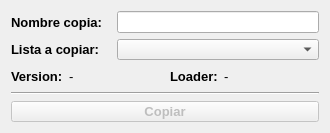
<?xml version="1.0" encoding="UTF-8"?>
<ui version="4.0">
 <class>CopyListDialog</class>
 <widget class="QDialog" name="CopyListDialog">
  <property name="windowModality">
   <enum>Qt::ApplicationModal</enum>
  </property>
  <property name="geometry">
   <rect>
    <x>0</x>
    <y>0</y>
    <width>330</width>
    <height>133</height>
   </rect>
  </property>
  <property name="sizePolicy">
   <sizepolicy hsizetype="Preferred" vsizetype="Preferred">
    <horstretch>0</horstretch>
    <verstretch>0</verstretch>
   </sizepolicy>
  </property>
  <property name="minimumSize">
   <size>
    <width>330</width>
    <height>110</height>
   </size>
  </property>
  <property name="maximumSize">
   <size>
    <width>330</width>
    <height>16777215</height>
   </size>
  </property>
  <property name="font">
   <font>
    <kerning>true</kerning>
   </font>
  </property>
  <property name="windowTitle">
   <string>Copiar Lista</string>
  </property>
  <property name="windowIcon">
   <iconset resource="../res/icons.qrc">
    <normaloff>:/widgets/widgets/window_icon.png</normaloff>:/widgets/widgets/window_icon.png</iconset>
  </property>
  <property name="modal">
   <bool>true</bool>
  </property>
  <layout class="QVBoxLayout" name="verticalLayout" stretch="0,0,0,0,0">
   <item>
    <layout class="QHBoxLayout" name="horizontalLayout">
     <property name="topMargin">
      <number>0</number>
     </property>
     <item>
      <widget class="QLabel" name="lblNameCopy">
       <property name="minimumSize">
        <size>
         <width>100</width>
         <height>0</height>
        </size>
       </property>
       <property name="maximumSize">
        <size>
         <width>100</width>
         <height>16777215</height>
        </size>
       </property>
       <property name="font">
        <font>
         <pointsize>10</pointsize>
         <weight>75</weight>
         <bold>true</bold>
        </font>
       </property>
       <property name="text">
        <string>Nombre copia:</string>
       </property>
      </widget>
     </item>
     <item>
      <widget class="QLineEdit" name="editNameCopy">
       <property name="font">
        <font>
         <pointsize>10</pointsize>
        </font>
       </property>
       <property name="text">
        <string/>
       </property>
       <property name="maxLength">
        <number>24</number>
       </property>
       <property name="clearButtonEnabled">
        <bool>true</bool>
       </property>
      </widget>
     </item>
    </layout>
   </item>
   <item>
    <layout class="QHBoxLayout" name="horizontalLayout_2">
     <property name="bottomMargin">
      <number>0</number>
     </property>
     <item>
      <widget class="QLabel" name="lblListCopy">
       <property name="minimumSize">
        <size>
         <width>100</width>
         <height>0</height>
        </size>
       </property>
       <property name="maximumSize">
        <size>
         <width>100</width>
         <height>16777215</height>
        </size>
       </property>
       <property name="font">
        <font>
         <pointsize>10</pointsize>
         <weight>75</weight>
         <bold>true</bold>
        </font>
       </property>
       <property name="text">
        <string>Lista a copiar:</string>
       </property>
      </widget>
     </item>
     <item>
      <widget class="QComboBox" name="cmbListCopy">
       <property name="sizePolicy">
        <sizepolicy hsizetype="Expanding" vsizetype="Fixed">
         <horstretch>0</horstretch>
         <verstretch>0</verstretch>
        </sizepolicy>
       </property>
       <property name="font">
        <font>
         <pointsize>10</pointsize>
        </font>
       </property>
      </widget>
     </item>
    </layout>
   </item>
   <item>
    <layout class="QHBoxLayout" name="horizontalLayout_3">
     <item>
      <widget class="QLabel" name="lblNVersion">
       <property name="font">
        <font>
         <pointsize>10</pointsize>
         <weight>75</weight>
         <bold>true</bold>
        </font>
       </property>
       <property name="text">
        <string>Version:</string>
       </property>
      </widget>
     </item>
     <item>
      <widget class="QLabel" name="lblVersion">
       <property name="minimumSize">
        <size>
         <width>50</width>
         <height>0</height>
        </size>
       </property>
       <property name="maximumSize">
        <size>
         <width>50</width>
         <height>16777215</height>
        </size>
       </property>
       <property name="font">
        <font>
         <pointsize>10</pointsize>
        </font>
       </property>
       <property name="text">
        <string>-</string>
       </property>
       <property name="alignment">
        <set>Qt::AlignLeading|Qt::AlignLeft|Qt::AlignVCenter</set>
       </property>
      </widget>
     </item>
     <item>
      <spacer name="horizontalSpacer">
       <property name="orientation">
        <enum>Qt::Horizontal</enum>
       </property>
       <property name="sizeHint" stdset="0">
        <size>
         <width>40</width>
         <height>20</height>
        </size>
       </property>
      </spacer>
     </item>
     <item>
      <widget class="QLabel" name="lblNLoader">
       <property name="font">
        <font>
         <pointsize>10</pointsize>
         <weight>75</weight>
         <bold>true</bold>
        </font>
       </property>
       <property name="text">
        <string>Loader:</string>
       </property>
      </widget>
     </item>
     <item>
      <widget class="QLabel" name="lblLoader">
       <property name="minimumSize">
        <size>
         <width>50</width>
         <height>0</height>
        </size>
       </property>
       <property name="maximumSize">
        <size>
         <width>50</width>
         <height>16777215</height>
        </size>
       </property>
       <property name="font">
        <font>
         <pointsize>10</pointsize>
        </font>
       </property>
       <property name="text">
        <string>-</string>
       </property>
       <property name="alignment">
        <set>Qt::AlignLeading|Qt::AlignLeft|Qt::AlignVCenter</set>
       </property>
      </widget>
     </item>
     <item>
      <spacer name="horizontalSpacer_2">
       <property name="orientation">
        <enum>Qt::Horizontal</enum>
       </property>
       <property name="sizeHint" stdset="0">
        <size>
         <width>40</width>
         <height>20</height>
        </size>
       </property>
      </spacer>
     </item>
    </layout>
   </item>
   <item>
    <widget class="Line" name="line">
     <property name="orientation">
      <enum>Qt::Horizontal</enum>
     </property>
    </widget>
   </item>
   <item>
    <widget class="QPushButton" name="btnCopy">
     <property name="enabled">
      <bool>false</bool>
     </property>
     <property name="font">
      <font>
       <pointsize>10</pointsize>
       <weight>75</weight>
       <bold>true</bold>
      </font>
     </property>
     <property name="text">
      <string>Copiar</string>
     </property>
    </widget>
   </item>
  </layout>
 </widget>
 <resources>
  <include location="../res/icons.qrc"/>
 </resources>
 <connections/>
</ui>
